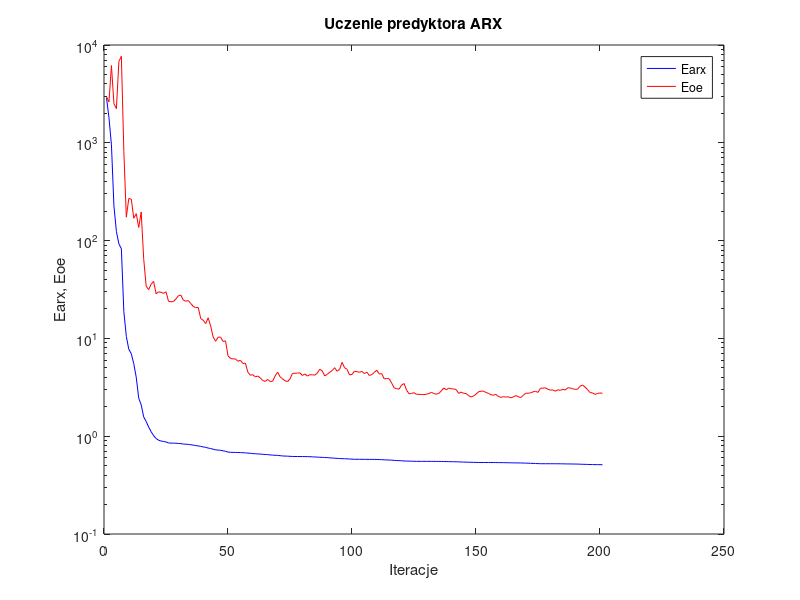
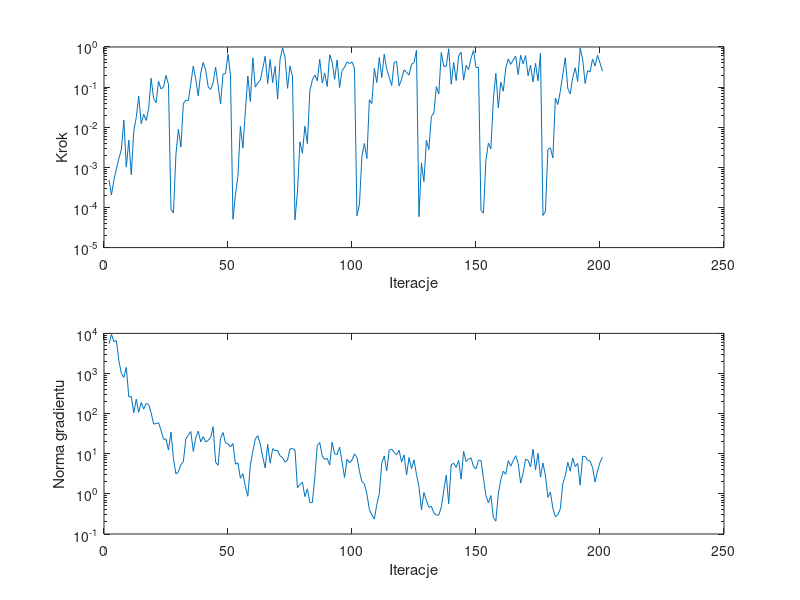

MATLAB code for these plots, in order:
%uczenie predyktora arx
clear all;
n=0; farx(n+1)=2.893427e+003; foe(n+1)=2.966644e+003; wspucz(n+1)=0.000000e+000; ng(n+1)=0.000000e+000;
%odnowa zmiennej metryki
n=1; farx(n+1)=1.807092e+003; foe(n+1)=2.619019e+003; krok(n+1)=4.878389e-004; ng(n+1)=5.523618e+003;
n=2; farx(n+1)=9.521543e+002; foe(n+1)=6.167975e+003; krok(n+1)=2.064885e-004; ng(n+1)=9.439867e+003;
n=3; farx(n+1)=2.263081e+002; foe(n+1)=2.518929e+003; krok(n+1)=4.836930e-004; ng(n+1)=6.251259e+003;
n=4; farx(n+1)=1.240065e+002; foe(n+1)=2.233391e+003; krok(n+1)=9.208067e-004; ng(n+1)=6.575798e+003;
n=5; farx(n+1)=9.256223e+001; foe(n+1)=6.793898e+003; krok(n+1)=1.651654e-003; ng(n+1)=2.080663e+003;
n=6; farx(n+1)=8.261531e+001; foe(n+1)=7.673212e+003; krok(n+1)=2.813867e-003; ng(n+1)=1.008146e+003;
n=7; farx(n+1)=1.879791e+001; foe(n+1)=8.156801e+002; krok(n+1)=1.506159e-002; ng(n+1)=7.950414e+002;
n=8; farx(n+1)=1.047702e+001; foe(n+1)=1.738356e+002; krok(n+1)=1.013887e-003; ng(n+1)=1.426812e+003;
n=9; farx(n+1)=7.741075e+000; foe(n+1)=2.695034e+002; krok(n+1)=4.772940e-003; ng(n+1)=2.608715e+002;
n=10; farx(n+1)=6.981528e+000; foe(n+1)=2.656304e+002; krok(n+1)=6.553529e-004; ng(n+1)=2.669949e+002;
n=11; farx(n+1)=5.502994e+000; foe(n+1)=1.693161e+002; krok(n+1)=7.883344e-003; ng(n+1)=1.041234e+002;
n=12; farx(n+1)=4.006458e+000; foe(n+1)=1.887100e+002; krok(n+1)=1.750226e-002; ng(n+1)=2.298526e+002;
n=13; farx(n+1)=2.446310e+000; foe(n+1)=1.363452e+002; krok(n+1)=5.983917e-002; ng(n+1)=1.087475e+002;
n=14; farx(n+1)=2.093795e+000; foe(n+1)=1.963731e+002; krok(n+1)=1.226153e-002; ng(n+1)=1.904011e+002;
n=15; farx(n+1)=1.575233e+000; foe(n+1)=6.522827e+001; krok(n+1)=2.107682e-002; ng(n+1)=1.299356e+002;
n=16; farx(n+1)=1.413068e+000; foe(n+1)=3.418691e+001; krok(n+1)=1.477175e-002; ng(n+1)=1.777421e+002;
n=17; farx(n+1)=1.242949e+000; foe(n+1)=3.150871e+001; krok(n+1)=2.925850e-002; ng(n+1)=1.710285e+002;
n=18; farx(n+1)=1.111752e+000; foe(n+1)=3.579411e+001; krok(n+1)=1.664562e-001; ng(n+1)=1.053585e+002;
n=19; farx(n+1)=1.013562e+000; foe(n+1)=3.830480e+001; krok(n+1)=5.223014e-002; ng(n+1)=5.512485e+001;
n=20; farx(n+1)=9.474329e-001; foe(n+1)=2.862599e+001; krok(n+1)=4.077788e-002; ng(n+1)=5.639774e+001;
n=21; farx(n+1)=9.102114e-001; foe(n+1)=2.990323e+001; krok(n+1)=1.390811e-001; ng(n+1)=5.971632e+001;
n=22; farx(n+1)=8.921114e-001; foe(n+1)=2.964427e+001; krok(n+1)=8.973318e-002; ng(n+1)=3.812373e+001;
n=23; farx(n+1)=8.836052e-001; foe(n+1)=2.885544e+001; krok(n+1)=1.006999e-001; ng(n+1)=2.293163e+001;
n=24; farx(n+1)=8.739534e-001; foe(n+1)=2.998263e+001; krok(n+1)=1.952188e-001; ng(n+1)=2.327421e+001;
n=25; farx(n+1)=8.537025e-001; foe(n+1)=2.400176e+001; krok(n+1)=1.171506e-001; ng(n+1)=1.233279e+001;
%odnowa zmiennej metryki
n=26; farx(n+1)=8.495233e-001; foe(n+1)=2.367785e+001; krok(n+1)=9.016768e-005; ng(n+1)=3.469689e+001;
n=27; farx(n+1)=8.492810e-001; foe(n+1)=2.380862e+001; krok(n+1)=7.278913e-005; ng(n+1)=7.496614e+000;
n=28; farx(n+1)=8.481861e-001; foe(n+1)=2.530363e+001; krok(n+1)=2.081087e-003; ng(n+1)=3.140185e+000;
n=29; farx(n+1)=8.429366e-001; foe(n+1)=2.733950e+001; krok(n+1)=8.956895e-003; ng(n+1)=3.536879e+000;
n=30; farx(n+1)=8.401014e-001; foe(n+1)=2.771152e+001; krok(n+1)=3.204735e-003; ng(n+1)=5.348256e+000;
n=31; farx(n+1)=8.312255e-001; foe(n+1)=2.454837e+001; krok(n+1)=3.863769e-002; ng(n+1)=6.356144e+000;
n=32; farx(n+1)=8.285089e-001; foe(n+1)=2.402979e+001; krok(n+1)=4.715694e-002; ng(n+1)=2.358267e+001;
n=33; farx(n+1)=8.250033e-001; foe(n+1)=2.434937e+001; krok(n+1)=4.614317e-002; ng(n+1)=2.922277e+001;
n=34; farx(n+1)=8.181210e-001; foe(n+1)=2.270585e+001; krok(n+1)=1.221144e-001; ng(n+1)=3.598585e+001;
n=35; farx(n+1)=8.111099e-001; foe(n+1)=2.124943e+001; krok(n+1)=3.333343e-001; ng(n+1)=1.137780e+001;
n=36; farx(n+1)=8.017693e-001; foe(n+1)=2.060326e+001; krok(n+1)=1.550674e-001; ng(n+1)=2.497077e+001;
n=37; farx(n+1)=7.949158e-001; foe(n+1)=2.073405e+001; krok(n+1)=6.081676e-002; ng(n+1)=3.680749e+001;
n=38; farx(n+1)=7.871919e-001; foe(n+1)=1.597647e+001; krok(n+1)=2.226006e-001; ng(n+1)=1.972942e+001;
n=39; farx(n+1)=7.770496e-001; foe(n+1)=1.534107e+001; krok(n+1)=4.113674e-001; ng(n+1)=2.678230e+001;
n=40; farx(n+1)=7.687521e-001; foe(n+1)=1.415595e+001; krok(n+1)=2.640676e-001; ng(n+1)=1.962851e+001;
n=41; farx(n+1)=7.569532e-001; foe(n+1)=1.625556e+001; krok(n+1)=1.011122e-001; ng(n+1)=2.158506e+001;
n=42; farx(n+1)=7.477747e-001; foe(n+1)=1.342434e+001; krok(n+1)=8.776600e-002; ng(n+1)=2.531266e+001;
n=43; farx(n+1)=7.366233e-001; foe(n+1)=1.035559e+001; krok(n+1)=1.288588e-001; ng(n+1)=4.707006e+001;
n=44; farx(n+1)=7.250117e-001; foe(n+1)=9.349770e+000; krok(n+1)=3.152950e-001; ng(n+1)=6.169410e+000;
n=45; farx(n+1)=7.213759e-001; foe(n+1)=1.027747e+001; krok(n+1)=1.121259e-001; ng(n+1)=5.161274e+000;
n=46; farx(n+1)=7.176436e-001; foe(n+1)=1.032669e+001; krok(n+1)=3.794479e-002; ng(n+1)=2.413727e+001;
n=47; farx(n+1)=7.082878e-001; foe(n+1)=9.314784e+000; krok(n+1)=2.103304e-001; ng(n+1)=3.382236e+001;
n=48; farx(n+1)=7.016279e-001; foe(n+1)=9.430466e+000; krok(n+1)=2.181689e-001; ng(n+1)=1.861202e+001;
n=49; farx(n+1)=6.881940e-001; foe(n+1)=6.635556e+000; krok(n+1)=6.698571e-001; ng(n+1)=1.764427e+001;
n=50; farx(n+1)=6.838922e-001; foe(n+1)=6.245763e+000; krok(n+1)=1.981558e-001; ng(n+1)=1.475916e+001;
%odnowa zmiennej metryki
n=51; farx(n+1)=6.832206e-001; foe(n+1)=6.168754e+000; krok(n+1)=5.091085e-005; ng(n+1)=1.797618e+001;
n=52; farx(n+1)=6.829006e-001; foe(n+1)=6.172077e+000; krok(n+1)=2.093566e-004; ng(n+1)=5.538466e+000;
n=53; farx(n+1)=6.819443e-001; foe(n+1)=5.839966e+000; krok(n+1)=5.993959e-004; ng(n+1)=5.942554e+000;
n=54; farx(n+1)=6.794770e-001; foe(n+1)=5.973831e+000; krok(n+1)=1.053841e-002; ng(n+1)=2.446790e+000;
n=55; farx(n+1)=6.780491e-001; foe(n+1)=5.538542e+000; krok(n+1)=3.023969e-003; ng(n+1)=3.195311e+000;
n=56; farx(n+1)=6.756697e-001; foe(n+1)=5.592440e+000; krok(n+1)=2.501951e-002; ng(n+1)=1.531108e+000;
n=57; farx(n+1)=6.717480e-001; foe(n+1)=4.517972e+000; krok(n+1)=1.886278e-001; ng(n+1)=8.714713e-001;
n=58; farx(n+1)=6.688028e-001; foe(n+1)=4.201998e+000; krok(n+1)=4.388300e-002; ng(n+1)=5.272015e+000;
n=59; farx(n+1)=6.637568e-001; foe(n+1)=4.256228e+000; krok(n+1)=5.377399e-001; ng(n+1)=1.135169e+001;
n=60; farx(n+1)=6.615515e-001; foe(n+1)=4.041477e+000; krok(n+1)=9.946858e-002; ng(n+1)=2.330427e+001;
n=61; farx(n+1)=6.586847e-001; foe(n+1)=4.124149e+000; krok(n+1)=1.269153e-001; ng(n+1)=2.817826e+001;
n=62; farx(n+1)=6.573083e-001; foe(n+1)=3.943333e+000; krok(n+1)=1.480267e-001; ng(n+1)=1.756725e+001;
n=63; farx(n+1)=6.529475e-001; foe(n+1)=3.715580e+000; krok(n+1)=2.921091e-001; ng(n+1)=8.301643e+000;
n=64; farx(n+1)=6.498966e-001; foe(n+1)=3.636254e+000; krok(n+1)=5.900599e-001; ng(n+1)=4.404927e+000;
n=65; farx(n+1)=6.483355e-001; foe(n+1)=3.804079e+000; krok(n+1)=1.232442e-001; ng(n+1)=1.716151e+001;
n=66; farx(n+1)=6.437688e-001; foe(n+1)=3.629102e+000; krok(n+1)=4.865340e-001; ng(n+1)=5.822731e+000;
n=67; farx(n+1)=6.405799e-001; foe(n+1)=3.644245e+000; krok(n+1)=1.291716e-001; ng(n+1)=1.333117e+001;
n=68; farx(n+1)=6.376858e-001; foe(n+1)=4.142193e+000; krok(n+1)=3.288994e-001; ng(n+1)=1.203599e+001;
n=69; farx(n+1)=6.366599e-001; foe(n+1)=4.521929e+000; krok(n+1)=5.016986e-002; ng(n+1)=1.205911e+001;
n=70; farx(n+1)=6.322315e-001; foe(n+1)=4.045415e+000; krok(n+1)=4.989677e-001; ng(n+1)=8.934298e+000;
n=71; farx(n+1)=6.284757e-001; foe(n+1)=3.860760e+000; krok(n+1)=9.526777e-001; ng(n+1)=7.958901e+000;
n=72; farx(n+1)=6.261348e-001; foe(n+1)=3.685951e+000; krok(n+1)=5.491644e-001; ng(n+1)=6.158581e+000;
n=73; farx(n+1)=6.252039e-001; foe(n+1)=3.615291e+000; krok(n+1)=9.327289e-002; ng(n+1)=7.022338e+000;
n=74; farx(n+1)=6.228568e-001; foe(n+1)=3.856860e+000; krok(n+1)=3.372291e-001; ng(n+1)=1.315267e+001;
n=75; farx(n+1)=6.205159e-001; foe(n+1)=4.389667e+000; krok(n+1)=1.827549e-001; ng(n+1)=1.354844e+001;
%odnowa zmiennej metryki
n=76; farx(n+1)=6.201088e-001; foe(n+1)=4.397718e+000; krok(n+1)=4.916986e-005; ng(n+1)=1.253070e+001;
n=77; farx(n+1)=6.200887e-001; foe(n+1)=4.427389e+000; krok(n+1)=2.425061e-004; ng(n+1)=1.418760e+000;
n=78; farx(n+1)=6.196060e-001; foe(n+1)=4.436041e+000; krok(n+1)=4.312903e-003; ng(n+1)=1.699633e+000;
n=79; farx(n+1)=6.192304e-001; foe(n+1)=4.178840e+000; krok(n+1)=2.247173e-003; ng(n+1)=1.972760e+000;
n=80; farx(n+1)=6.189558e-001; foe(n+1)=4.329006e+000; krok(n+1)=1.064021e-002; ng(n+1)=8.556480e-001;
n=81; farx(n+1)=6.186015e-001; foe(n+1)=4.117636e+000; krok(n+1)=3.890421e-003; ng(n+1)=1.343563e+000;
n=82; farx(n+1)=6.174509e-001; foe(n+1)=4.256670e+000; krok(n+1)=8.100548e-002; ng(n+1)=6.113580e-001;
n=83; farx(n+1)=6.152118e-001; foe(n+1)=4.244139e+000; krok(n+1)=1.490721e-001; ng(n+1)=6.038065e-001;
n=84; farx(n+1)=6.127764e-001; foe(n+1)=4.206785e+000; krok(n+1)=2.016994e-001; ng(n+1)=2.517548e+000;
n=85; farx(n+1)=6.120098e-001; foe(n+1)=4.422769e+000; krok(n+1)=1.434696e-001; ng(n+1)=1.611029e+001;
n=86; farx(n+1)=6.084748e-001; foe(n+1)=4.842044e+000; krok(n+1)=4.951781e-001; ng(n+1)=1.907699e+001;
n=87; farx(n+1)=6.075897e-001; foe(n+1)=4.648275e+000; krok(n+1)=1.261335e-001; ng(n+1)=8.768530e+000;
n=88; farx(n+1)=6.054938e-001; foe(n+1)=4.134967e+000; krok(n+1)=2.230542e-001; ng(n+1)=7.195726e+000;
n=89; farx(n+1)=6.046335e-001; foe(n+1)=4.285959e+000; krok(n+1)=1.031518e-001; ng(n+1)=7.723369e+000;
n=90; farx(n+1)=6.008363e-001; foe(n+1)=4.508511e+000; krok(n+1)=6.428475e-001; ng(n+1)=5.233526e+000;
n=91; farx(n+1)=5.981511e-001; foe(n+1)=4.687358e+000; krok(n+1)=4.187571e-001; ng(n+1)=1.945749e+001;
n=92; farx(n+1)=5.964325e-001; foe(n+1)=5.016531e+000; krok(n+1)=1.561662e-001; ng(n+1)=9.864378e+000;
n=93; farx(n+1)=5.931026e-001; foe(n+1)=4.612124e+000; krok(n+1)=4.741921e-001; ng(n+1)=9.564877e+000;
n=94; farx(n+1)=5.910696e-001; foe(n+1)=4.824595e+000; krok(n+1)=9.760941e-002; ng(n+1)=1.460279e+001;
n=95; farx(n+1)=5.896494e-001; foe(n+1)=5.691830e+000; krok(n+1)=2.594655e-001; ng(n+1)=6.281588e+000;
n=96; farx(n+1)=5.883450e-001; foe(n+1)=5.015668e+000; krok(n+1)=3.114411e-001; ng(n+1)=2.562963e+000;
n=97; farx(n+1)=5.867192e-001; foe(n+1)=4.835292e+000; krok(n+1)=4.275922e-001; ng(n+1)=7.275233e+000;
n=98; farx(n+1)=5.848862e-001; foe(n+1)=4.224435e+000; krok(n+1)=3.839848e-001; ng(n+1)=5.940716e+000;
n=99; farx(n+1)=5.828816e-001; foe(n+1)=4.285974e+000; krok(n+1)=4.268310e-001; ng(n+1)=7.014926e+000;
n=100; farx(n+1)=5.810345e-001; foe(n+1)=4.621341e+000; krok(n+1)=2.965759e-001; ng(n+1)=9.925808e+000;
%odnowa zmiennej metryki
n=101; farx(n+1)=5.807694e-001; foe(n+1)=4.574071e+000; krok(n+1)=6.234382e-005; ng(n+1)=8.081511e+000;
n=102; farx(n+1)=5.807064e-001; foe(n+1)=4.503306e+000; krok(n+1)=1.192523e-004; ng(n+1)=3.671291e+000;
n=103; farx(n+1)=5.803581e-001; foe(n+1)=4.592397e+000; krok(n+1)=1.916949e-003; ng(n+1)=2.046052e+000;
n=104; farx(n+1)=5.798453e-001; foe(n+1)=4.359453e+000; krok(n+1)=3.937497e-003; ng(n+1)=1.765598e+000;
n=105; farx(n+1)=5.797650e-001; foe(n+1)=4.521622e+000; krok(n+1)=1.651908e-003; ng(n+1)=9.886251e-001;
n=106; farx(n+1)=5.794892e-001; foe(n+1)=4.173244e+000; krok(n+1)=4.857442e-002; ng(n+1)=4.087083e-001;
n=107; farx(n+1)=5.793553e-001; foe(n+1)=4.274110e+000; krok(n+1)=3.873453e-002; ng(n+1)=2.995955e-001;
n=108; farx(n+1)=5.787748e-001; foe(n+1)=4.490885e+000; krok(n+1)=2.942678e-001; ng(n+1)=2.349104e-001;
n=109; farx(n+1)=5.784892e-001; foe(n+1)=4.723886e+000; krok(n+1)=1.306634e-001; ng(n+1)=5.400499e-001;
n=110; farx(n+1)=5.768537e-001; foe(n+1)=4.321139e+000; krok(n+1)=5.458698e-001; ng(n+1)=1.014846e+000;
n=111; farx(n+1)=5.757244e-001; foe(n+1)=4.363842e+000; krok(n+1)=1.728230e-001; ng(n+1)=5.815465e+000;
n=112; farx(n+1)=5.732408e-001; foe(n+1)=3.848161e+000; krok(n+1)=6.614848e-001; ng(n+1)=8.758544e+000;
n=113; farx(n+1)=5.721921e-001; foe(n+1)=3.896160e+000; krok(n+1)=2.818076e-001; ng(n+1)=3.751332e+000;
n=114; farx(n+1)=5.706369e-001; foe(n+1)=3.865060e+000; krok(n+1)=1.778431e-001; ng(n+1)=1.235633e+001;
n=115; farx(n+1)=5.685713e-001; foe(n+1)=3.492185e+000; krok(n+1)=1.088038e-001; ng(n+1)=1.308326e+001;
n=116; farx(n+1)=5.661431e-001; foe(n+1)=3.119591e+000; krok(n+1)=4.164005e-001; ng(n+1)=1.073285e+001;
n=117; farx(n+1)=5.638523e-001; foe(n+1)=3.057871e+000; krok(n+1)=4.321320e-001; ng(n+1)=9.465488e+000;
n=118; farx(n+1)=5.626804e-001; foe(n+1)=3.033545e+000; krok(n+1)=1.067078e-001; ng(n+1)=1.218480e+001;
n=119; farx(n+1)=5.608961e-001; foe(n+1)=3.337512e+000; krok(n+1)=1.579498e-001; ng(n+1)=6.190398e+000;
n=120; farx(n+1)=5.581980e-001; foe(n+1)=3.454070e+000; krok(n+1)=2.695720e-001; ng(n+1)=9.381387e+000;
n=121; farx(n+1)=5.571055e-001; foe(n+1)=2.961651e+000; krok(n+1)=2.320583e-001; ng(n+1)=2.964721e+000;
n=122; farx(n+1)=5.561297e-001; foe(n+1)=2.715125e+000; krok(n+1)=2.006794e-001; ng(n+1)=8.036996e+000;
n=123; farx(n+1)=5.551970e-001; foe(n+1)=2.737524e+000; krok(n+1)=3.691454e-001; ng(n+1)=4.239266e+000;
n=124; farx(n+1)=5.542140e-001; foe(n+1)=2.785821e+000; krok(n+1)=4.065930e-001; ng(n+1)=7.052306e+000;
n=125; farx(n+1)=5.531200e-001; foe(n+1)=2.684553e+000; krok(n+1)=8.300996e-001; ng(n+1)=3.038326e+000;
%odnowa zmiennej metryki
n=126; farx(n+1)=5.531124e-001; foe(n+1)=2.677888e+000; krok(n+1)=5.904045e-005; ng(n+1)=1.522959e+000;
n=127; farx(n+1)=5.531036e-001; foe(n+1)=2.669881e+000; krok(n+1)=1.291963e-003; ng(n+1)=4.018775e-001;
n=128; farx(n+1)=5.530822e-001; foe(n+1)=2.660820e+000; krok(n+1)=4.430569e-004; ng(n+1)=1.075539e+000;
n=129; farx(n+1)=5.529812e-001; foe(n+1)=2.692180e+000; krok(n+1)=4.756638e-003; ng(n+1)=6.895375e-001;
n=130; farx(n+1)=5.529556e-001; foe(n+1)=2.726085e+000; krok(n+1)=2.774090e-003; ng(n+1)=4.620564e-001;
n=131; farx(n+1)=5.527817e-001; foe(n+1)=2.806301e+000; krok(n+1)=1.848181e-002; ng(n+1)=4.911031e-001;
n=132; farx(n+1)=5.526607e-001; foe(n+1)=2.731205e+000; krok(n+1)=2.261999e-002; ng(n+1)=3.369975e-001;
n=133; farx(n+1)=5.523141e-001; foe(n+1)=2.691686e+000; krok(n+1)=1.031518e-001; ng(n+1)=2.960112e-001;
n=134; farx(n+1)=5.521827e-001; foe(n+1)=2.733314e+000; krok(n+1)=6.754791e-002; ng(n+1)=2.968837e-001;
n=135; farx(n+1)=5.516244e-001; foe(n+1)=2.907883e+000; krok(n+1)=7.310195e-001; ng(n+1)=4.684213e-001;
n=136; farx(n+1)=5.508932e-001; foe(n+1)=3.110336e+000; krok(n+1)=3.255844e-001; ng(n+1)=1.201011e+000;
n=137; farx(n+1)=5.502655e-001; foe(n+1)=2.985508e+000; krok(n+1)=3.337224e-001; ng(n+1)=2.935115e+000;
n=138; farx(n+1)=5.495075e-001; foe(n+1)=3.101178e+000; krok(n+1)=9.001093e-001; ng(n+1)=5.670538e-001;
n=139; farx(n+1)=5.491861e-001; foe(n+1)=3.053590e+000; krok(n+1)=1.178633e-001; ng(n+1)=5.299974e+000;
n=140; farx(n+1)=5.482102e-001; foe(n+1)=3.040195e+000; krok(n+1)=4.112198e-001; ng(n+1)=5.838150e+000;
n=141; farx(n+1)=5.476258e-001; foe(n+1)=3.000950e+000; krok(n+1)=1.452529e-001; ng(n+1)=4.567187e+000;
n=142; farx(n+1)=5.464755e-001; foe(n+1)=2.734230e+000; krok(n+1)=5.988308e-001; ng(n+1)=6.870740e+000;
n=143; farx(n+1)=5.448937e-001; foe(n+1)=2.828531e+000; krok(n+1)=7.422839e-001; ng(n+1)=2.327087e+000;
n=144; farx(n+1)=5.437478e-001; foe(n+1)=2.744021e+000; krok(n+1)=1.492217e-001; ng(n+1)=1.145088e+001;
n=145; farx(n+1)=5.429648e-001; foe(n+1)=2.734538e+000; krok(n+1)=3.505976e-001; ng(n+1)=6.428532e+000;
n=146; farx(n+1)=5.419573e-001; foe(n+1)=2.597366e+000; krok(n+1)=2.709781e-001; ng(n+1)=7.377142e+000;
n=147; farx(n+1)=5.411651e-001; foe(n+1)=2.520736e+000; krok(n+1)=5.231840e-001; ng(n+1)=7.948098e+000;
n=148; farx(n+1)=5.401511e-001; foe(n+1)=2.575928e+000; krok(n+1)=8.256204e-001; ng(n+1)=4.786651e+000;
n=149; farx(n+1)=5.392692e-001; foe(n+1)=2.687719e+000; krok(n+1)=3.081903e-001; ng(n+1)=4.237029e+000;
n=150; farx(n+1)=5.385240e-001; foe(n+1)=2.846662e+000; krok(n+1)=3.112246e-001; ng(n+1)=6.862270e+000;
%odnowa zmiennej metryki
n=151; farx(n+1)=5.383944e-001; foe(n+1)=2.883357e+000; krok(n+1)=8.509035e-005; ng(n+1)=6.864776e+000;
n=152; farx(n+1)=5.383769e-001; foe(n+1)=2.892842e+000; krok(n+1)=7.233111e-005; ng(n+1)=2.438769e+000;
n=153; farx(n+1)=5.383356e-001; foe(n+1)=2.799554e+000; krok(n+1)=1.508794e-003; ng(n+1)=9.023847e-001;
n=154; farx(n+1)=5.382739e-001; foe(n+1)=2.744244e+000; krok(n+1)=4.011567e-003; ng(n+1)=5.968356e-001;
n=155; farx(n+1)=5.381876e-001; foe(n+1)=2.656376e+000; krok(n+1)=2.855545e-003; ng(n+1)=9.062024e-001;
n=156; farx(n+1)=5.380659e-001; foe(n+1)=2.623269e+000; krok(n+1)=5.005537e-002; ng(n+1)=2.566124e-001;
n=157; farx(n+1)=5.377359e-001; foe(n+1)=2.681501e+000; krok(n+1)=2.203117e-001; ng(n+1)=2.098849e-001;
n=158; farx(n+1)=5.372272e-001; foe(n+1)=2.546723e+000; krok(n+1)=3.040838e-002; ng(n+1)=9.956281e-001;
n=159; farx(n+1)=5.369265e-001; foe(n+1)=2.494512e+000; krok(n+1)=1.317940e-001; ng(n+1)=2.260710e+000;
n=160; farx(n+1)=5.366059e-001; foe(n+1)=2.537675e+000; krok(n+1)=7.903310e-002; ng(n+1)=3.673858e+000;
n=161; farx(n+1)=5.359521e-001; foe(n+1)=2.512194e+000; krok(n+1)=2.978305e-001; ng(n+1)=3.071790e+000;
n=162; farx(n+1)=5.352571e-001; foe(n+1)=2.532736e+000; krok(n+1)=5.045908e-001; ng(n+1)=6.758017e+000;
n=163; farx(n+1)=5.346223e-001; foe(n+1)=2.468228e+000; krok(n+1)=3.691454e-001; ng(n+1)=4.893211e+000;
n=164; farx(n+1)=5.339311e-001; foe(n+1)=2.515602e+000; krok(n+1)=4.726961e-001; ng(n+1)=6.782160e+000;
n=165; farx(n+1)=5.334424e-001; foe(n+1)=2.601455e+000; krok(n+1)=5.888949e-001; ng(n+1)=8.962866e+000;
n=166; farx(n+1)=5.331217e-001; foe(n+1)=2.534415e+000; krok(n+1)=2.054358e-001; ng(n+1)=5.777600e+000;
n=167; farx(n+1)=5.324902e-001; foe(n+1)=2.482171e+000; krok(n+1)=6.212565e-001; ng(n+1)=1.858964e+000;
n=168; farx(n+1)=5.317425e-001; foe(n+1)=2.606262e+000; krok(n+1)=3.806077e-001; ng(n+1)=3.243124e+000;
n=169; farx(n+1)=5.305117e-001; foe(n+1)=2.749882e+000; krok(n+1)=6.113321e-001; ng(n+1)=7.347196e+000;
n=170; farx(n+1)=5.298979e-001; foe(n+1)=2.746909e+000; krok(n+1)=1.914311e-001; ng(n+1)=6.830250e+000;
n=171; farx(n+1)=5.278662e-001; foe(n+1)=2.774694e+000; krok(n+1)=3.505976e-001; ng(n+1)=4.699847e+000;
n=172; farx(n+1)=5.271820e-001; foe(n+1)=2.842949e+000; krok(n+1)=1.346529e-001; ng(n+1)=1.295844e+001;
n=173; farx(n+1)=5.254861e-001; foe(n+1)=2.878321e+000; krok(n+1)=3.916031e-001; ng(n+1)=3.957134e+000;
n=174; farx(n+1)=5.245539e-001; foe(n+1)=2.805469e+000; krok(n+1)=1.439513e-001; ng(n+1)=1.034127e+001;
n=175; farx(n+1)=5.233049e-001; foe(n+1)=3.092795e+000; krok(n+1)=7.011953e-001; ng(n+1)=2.614189e+000;
%odnowa zmiennej metryki
n=176; farx(n+1)=5.231887e-001; foe(n+1)=3.103890e+000; krok(n+1)=6.307208e-005; ng(n+1)=5.904875e+000;
n=177; farx(n+1)=5.231655e-001; foe(n+1)=3.121268e+000; krok(n+1)=8.082043e-005; ng(n+1)=2.830774e+000;
n=178; farx(n+1)=5.230975e-001; foe(n+1)=3.015627e+000; krok(n+1)=2.841023e-003; ng(n+1)=8.196403e-001;
n=179; farx(n+1)=5.229489e-001; foe(n+1)=2.957485e+000; krok(n+1)=3.049962e-003; ng(n+1)=1.115762e+000;
n=180; farx(n+1)=5.229355e-001; foe(n+1)=2.973024e+000; krok(n+1)=1.713251e-003; ng(n+1)=4.327340e-001;
n=181; farx(n+1)=5.227999e-001; foe(n+1)=2.887590e+000; krok(n+1)=5.335388e-002; ng(n+1)=2.691165e-001;
n=182; farx(n+1)=5.226760e-001; foe(n+1)=2.982620e+000; krok(n+1)=3.678347e-002; ng(n+1)=3.001625e-001;
n=183; farx(n+1)=5.222706e-001; foe(n+1)=2.943794e+000; krok(n+1)=7.959957e-002; ng(n+1)=4.255832e-001;
n=184; farx(n+1)=5.219108e-001; foe(n+1)=3.012388e+000; krok(n+1)=2.088513e-001; ng(n+1)=1.798937e+000;
n=185; farx(n+1)=5.208591e-001; foe(n+1)=2.968566e+000; krok(n+1)=5.391440e-001; ng(n+1)=2.829281e+000;
n=186; farx(n+1)=5.205455e-001; foe(n+1)=3.131685e+000; krok(n+1)=9.282613e-002; ng(n+1)=6.112036e+000;
n=187; farx(n+1)=5.202653e-001; foe(n+1)=3.110183e+000; krok(n+1)=6.754791e-002; ng(n+1)=3.665659e+000;
n=188; farx(n+1)=5.196043e-001; foe(n+1)=3.048733e+000; krok(n+1)=1.742650e-001; ng(n+1)=7.801058e+000;
n=189; farx(n+1)=5.191414e-001; foe(n+1)=3.013952e+000; krok(n+1)=3.038513e-001; ng(n+1)=4.775215e+000;
n=190; farx(n+1)=5.185000e-001; foe(n+1)=3.028957e+000; krok(n+1)=1.380129e-001; ng(n+1)=5.753589e+000;
n=191; farx(n+1)=5.174558e-001; foe(n+1)=3.248018e+000; krok(n+1)=9.362720e-001; ng(n+1)=1.648252e+000;
n=192; farx(n+1)=5.160737e-001; foe(n+1)=3.333958e+000; krok(n+1)=4.977762e-001; ng(n+1)=8.640399e+000;
n=193; farx(n+1)=5.155484e-001; foe(n+1)=3.174090e+000; krok(n+1)=1.228837e-001; ng(n+1)=8.584071e+000;
n=194; farx(n+1)=5.144573e-001; foe(n+1)=2.990654e+000; krok(n+1)=2.569287e-001; ng(n+1)=6.879186e+000;
n=195; farx(n+1)=5.134154e-001; foe(n+1)=2.795685e+000; krok(n+1)=2.394184e-001; ng(n+1)=6.608627e+000;
n=196; farx(n+1)=5.126385e-001; foe(n+1)=2.768583e+000; krok(n+1)=5.014424e-001; ng(n+1)=4.540965e+000;
n=197; farx(n+1)=5.123864e-001; foe(n+1)=2.676719e+000; krok(n+1)=3.354651e-001; ng(n+1)=1.967476e+000;
n=198; farx(n+1)=5.119890e-001; foe(n+1)=2.735808e+000; krok(n+1)=6.210550e-001; ng(n+1)=3.715199e+000;
n=199; farx(n+1)=5.116219e-001; foe(n+1)=2.767283e+000; krok(n+1)=4.003122e-001; ng(n+1)=6.093483e+000;
n=200; farx(n+1)=5.109621e-001; foe(n+1)=2.747394e+000; krok(n+1)=2.507212e-001; ng(n+1)=8.195326e+000;

figure; semilogy(farx,'b'); hold on; semilogy(foe,'r'); xlabel('Iteracje'); ylabel('Earx, Eoe'); legend('Earx','Eoe'); title('Uczenie predyktora ARX');
figure; subplot(2,1,1); semilogy(krok); xlabel('Iteracje'); ylabel('Krok');
subplot(2,1,2); semilogy(ng); xlabel('Iteracje'); ylabel('Norma gradientu');
Earx=farx(n+1)
Eoe=foe(n+1)
